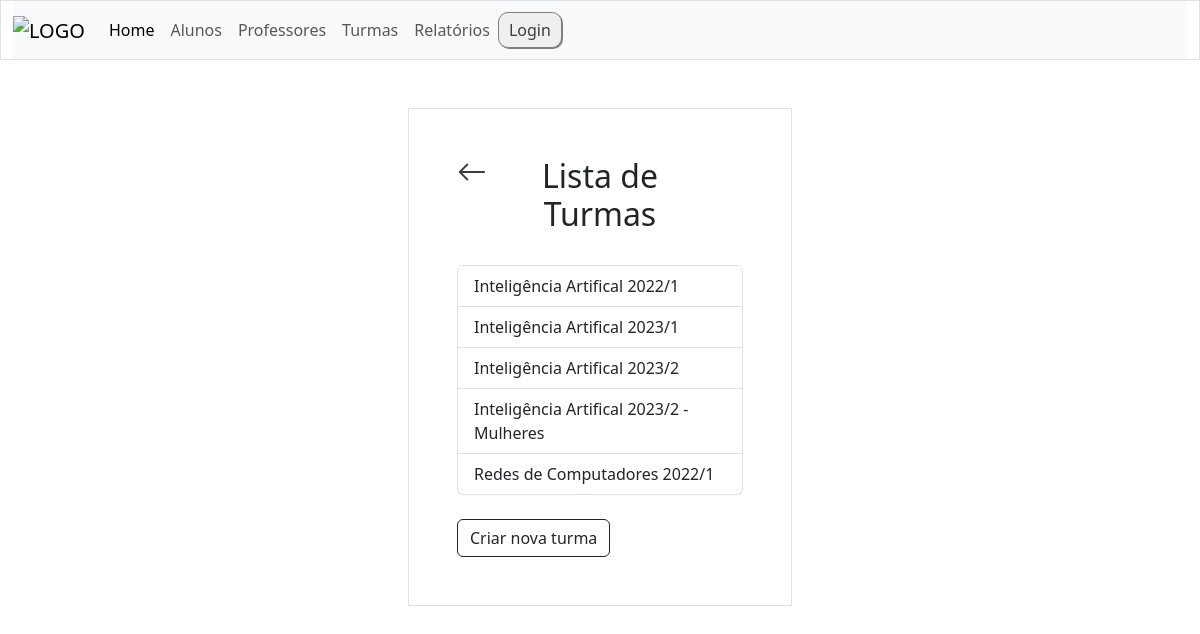
The app's page /turmas/ with its own data.
### turmas/models.py (models this page shows, shortened)
class Turma(models.Model):
    nome = models.CharField(max_length=255)
    vagas = models.IntegerField(null=True)
    curso = models.CharField(max_length=255)
    data_de_inicio = models.DateField(null=True)
    data_de_criacao = models.DateField(default=timezone.now)

### turmas/views.py (the view)
# urls.py: path('' , include('turmas.urls')),
def turmas(request):
    all_turmas = Turma.objects.all().values().order_by('nome')
    template = loader.get_template('display_turmas.html')
    context = {'all_turmas': all_turmas,}
    return HttpResponse(template.render(context, request))

### turmas/templates/display_turmas.html (shortened to what this page needs)
{% extends "master.html" %}
{% block content %}
    {% include "header.html" %}
    <div class="row">
        <div class="col"> </div>
        <div class="col">
            <div class="container p-5 my-5 border">
                <div class="row mb-4">
                    <div class="col">
                        <a href="/">
                            <svg xmlns="http://www.w3.org/2000/svg" width="30" height="30" fill="currentColor" class="bi bi-arrow-left" viewBox="0 0 16 16">
                                <path fill-rule="evenodd" d="M15 8a.5.5 0 0 0-.5-.5H2.707l3.147-3.146a.5.5 0 1 0-.708-.708l-4 4a.5.5 0 0 0 0 .708l4 4a.5.5 0 0 0 .708-.708L2.707 8.5H14.5A.5.5 0 0 0 15 8"/>
                            </svg>
                        </a>
                    </div>
                    <div class="col-6">
                        <h2 class="text-center"> Lista de Turmas</h2>
                    </div>
                    <div class="col"></div>
                  </div>
                <div class="list-group">
                    {% for turma in all_turmas %}
                        <a href="details/{{ turma.id }}"  class="list-group-item list-group-item-action"> {{ turma.nome }} </a>
                    {% endfor %}
                </div>
                <div class="container px-0 mt-4">
                    <a href="{% url 'criar_turma'%}">
                        <button type="button" class="btn btn-outline-dark">
                            Criar nova turma
                        </button>
                    </a>
                </div>
            </div>
        </div>
        <div class="col"> </div>
    </div>
{% endblock %}

### alunos/static/css/style.css (style rules this page uses)
a { color: rgb(56, 63, 56); background-color: transparent; text-decoration: none; }

### records on screen
Turma: nome "Inteligência Artifical 2022/1"
Turma: nome "Inteligência Artifical 2023/1"
Turma: nome "Inteligência Artifical 2023/2"
Turma: nome "Inteligência Artifical 2023/2 - Mulheres"
Turma: nome "Redes de Computadores 2022/1"
